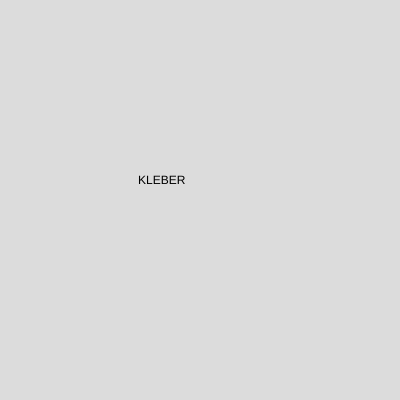
Frame 1 (no input)
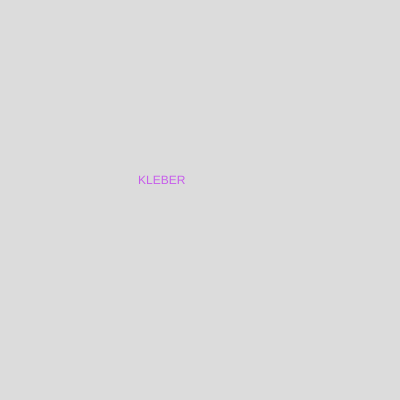
Frame 60 (no input)
Frame 120 (the mouse pressed at the canvas centre since frame 60): identical to frame 60, image omitted

The p5.js sketch that drew these frames (run headless with seeded random() and noise() and a simulated clock; from frame 60 on, the mouse is pressed at the canvas centre):

// p5.js sketch
// ── sketch.js
function setup() {
  createCanvas(400, 400);
}

function draw() {
  background(220);
  text("KLEBER", 138, 184);
  fill (color(199,94,235));
  
}
